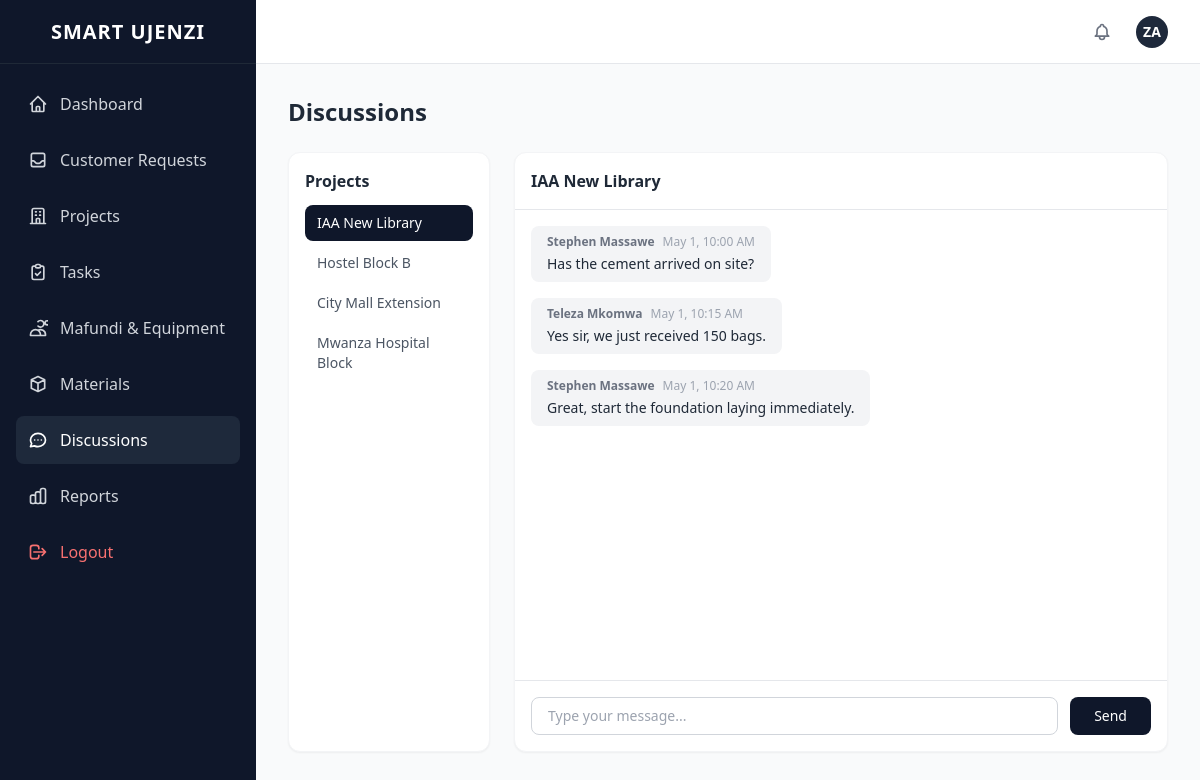
The page /messages.php (signed in) on the database its author committed.
### tables this page shows
CREATE TABLE projects (
    id INT AUTO_INCREMENT PRIMARY KEY,
    name VARCHAR(255) NOT NULL,
    description TEXT,
    status VARCHAR(50) DEFAULT 'Pending',
    project_manager_id INT,
    customer_id INT,
    start_date DATE,
    end_date DATE,
    FOREIGN KEY(project_manager_id) REFERENCES users(id)
);

CREATE TABLE messages (
    id INT AUTO_INCREMENT PRIMARY KEY,
    project_id INT NOT NULL,                  
    sender_id INT NOT NULL,                   
    message TEXT NOT NULL,                     
    created_at DATETIME DEFAULT CURRENT_TIMESTAMP,  
    FOREIGN KEY(project_id) REFERENCES projects(id),
    FOREIGN KEY(sender_id) REFERENCES users(id)
);

CREATE TABLE users (
    id INT AUTO_INCREMENT PRIMARY KEY,
    name VARCHAR(255) NOT NULL,               
    email VARCHAR(255) UNIQUE NOT NULL,        
    password VARCHAR(255) NOT NULL,            
    role VARCHAR(50) NOT NULL                  
);

### includes/config.php (called while the page is built, shortened)
<?php
function getDB(): PDO {
    static $pdo = null;
    if ($pdo === null) {
        try {
            $dsn = DB_SOCKET && DB_USER === ''
                ? "mysql:unix_socket=" . DB_SOCKET . ";dbname=" . DB_NAME . ";charset=utf8mb4"
                : "mysql:host=" . DB_HOST . ";dbname=" . DB_NAME . ";charset=utf8mb4";
            $pdo = new PDO($dsn, DB_USER, DB_PASS, [
                PDO::ATTR_ERRMODE => PDO::ERRMODE_EXCEPTION,
                PDO::ATTR_DEFAULT_FETCH_MODE => PDO::FETCH_ASSOC,
            ]);
        } catch (PDOException $e) {
            if (APP_ENV === 'production') {
                die('Database connection failed. Please check your configuration.');
            }
            throw $e;
        }
    }
    return $pdo;
}

### includes/functions.php (called while the page is built, shortened)
<?php
require_once __DIR__ . '/config.php';
function runQuery(string $sql, array $params = []): array {
    $stmt = getDB()->prepare($sql);
    $stmt->execute($params);
    return $stmt->fetchAll();
}

### messages.php (the view, shortened to what this page needs)
<?php
require_once __DIR__ . '/includes/functions.php';
require_once __DIR__ . '/includes/header.php';
$projects = runQuery('SELECT id, name FROM projects');
$selectedProject = $_GET['project_id'] ?? ($projects[0]['id'] ?? null);
$messages = [];
if ($selectedProject) {
    $messages = runQuery('SELECT m.*, u.name as sender_name, u.role as sender_role FROM messages m JOIN users u ON m.sender_id = u.id WHERE m.project_id = ? ORDER BY m.created_at ASC', [$selectedProject]);
}
?>
<div class="grid grid-cols-1 lg:grid-cols-4 gap-6">
    <div class="bg-white rounded-xl shadow-sm border border-gray-100 p-4">
        <h3 class="font-bold text-gray-800 mb-3">Projects</h3>
        <div class="space-y-1">
            <?php foreach ($projects as $p): ?>
            <a href="messages.php?project_id=<?= $p['id'] ?>"
               class="block px-3 py-2 rounded-lg text-sm <?= $selectedProject == $p['id'] ? 'bg-slate-900 text-white' : 'text-gray-600 hover:bg-gray-100' ?>">
                <?= htmlspecialchars($p['name']) ?>
            </a>
            <?php endforeach; ?>
        </div>
    </div>
    <div class="lg:col-span-3 bg-white rounded-xl shadow-sm border border-gray-100 flex flex-col h-[600px]">
        <?php if ($selectedProject): ?>
        <div class="p-4 border-b border-gray-200 font-bold text-gray-800">
            <?= htmlspecialchars(runQuery('SELECT name FROM projects WHERE id = ?', [$selectedProject])[0]['name'] ?? '') ?>
        </div>
        <div class="flex-1 overflow-y-auto p-4 space-y-4">
            <?php foreach ($messages as $m): ?>
            <div class="flex <?= $m['sender_id'] == $_SESSION['user_id'] ? 'justify-end' : 'justify-start' ?>">
                <div class="max-w-[70%] <?= $m['sender_id'] == $_SESSION['user_id'] ? 'bg-slate-800 text-white' : 'bg-gray-100 text-gray-800' ?> rounded-lg px-4 py-2">
                    <div class="flex items-center space-x-2 mb-1">
                        <span class="text-xs font-semibold <?= $m['sender_id'] == $_SESSION['user_id'] ? 'text-gray-300' : 'text-gray-500' ?>"><?= htmlspecialchars($m['sender_name']) ?></span>
                        <span class="text-xs <?= $m['sender_id'] == $_SESSION['user_id'] ? 'text-gray-400' : 'text-gray-400' ?>"><?= date('M j, g:i A', strtotime($m['created_at'])) ?></span>
                    </div>
                    <p class="text-sm"><?= htmlspecialchars($m['message']) ?></p>
                </div>
            </div>
            <?php endforeach; ?>
        </div>
        <form method="POST" class="p-4 border-t border-gray-200">
            <div class="flex space-x-3">
                <input type="text" name="message" required placeholder="Type your message..."
                       class="flex-1 px-4 py-2 border border-gray-300 rounded-lg focus:outline-none focus:ring-2 focus:ring-slate-500 text-sm">
                <button type="submit" class="px-6 py-2 bg-slate-900 text-white rounded-lg hover:bg-slate-800 text-sm font-medium">Send</button>
            </div>
        </form>
        <?php endif; ?>
    </div>
</div>
<?php require_once __DIR__ . '/includes/footer.php'; ?>

### rows shown on the page
projects: name "IAA New Library", id+name "IAA New Library"
projects: name "Hostel Block B"
projects: name "City Mall Extension"
projects: name "Mwanza Hospital Block"
messages: sender.name "Stephen Massawe", created_at "May 1, 10:00 AM", message "Has the cement arrived on site?"
messages: sender.name "Teleza Mkomwa", created_at "May 1, 10:15 AM", message "Yes sir, we just received 150 bags."
messages: sender.name "Stephen Massawe", created_at "May 1, 10:20 AM", message "Great, start the foundation laying immediately."

### other values the page prints
$item['name'] "Dashboard"
$item['name'] "Customer Requests"
$item['name'] "Projects"
$item['name'] "Tasks"
$item['name'] "Mafundi & Equipment"
$item['name'] "Materials"
$item['name'] "Discussions"
$item['name'] "Reports"
substr($userName, 0, 2) "ZA"
$pageTitle "Discussions"
